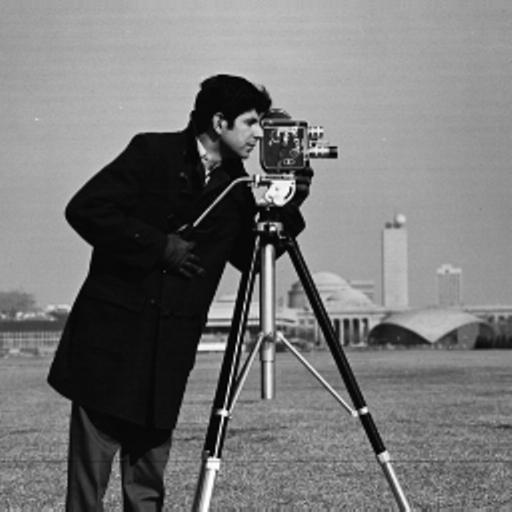
%> input picture lab8/matlab/cameraman.tif, 512 x 512 px
$ octave lab8_DIP.m   (GNU Octave 9; MATLAB toolbox functions it lacks are replaced by stand-ins)
%> lines starting %> are read from the running program, lines starting %| are printed output that depends on the picture
clear;
close all;

% 1) Read the image
figure (1);
I = double(imread('cameraman.tif'));
%> I: size 512x512 double; min 0, max 255, mean 118.3; mean of the top-left, top-right, bottom-left and bottom-right quarters 119.6, 153.4, 75.3, 125
subplot(1,2,1);
imagesc(I);
colormap(gray);
title('Original Image');

% 2) Resize the image
I_new = imresize(I, [30 30]);
subplot(1,2,2);
imagesc(I_new);
colormap(gray);
title('Rescaled Image');

% 3) Compute FFT of the rescaled image
I_new_fft2 = fft2(I_new);
figure (2);
subplot(2,2,1);
imagesc(abs(I_new_fft2));
colormap(gray);
title('Fourier Transform');

subplot(2,2,3);
imagesc(abs(I_new_fft2)^2);
colormap(gray);
title('Spectrum');

subplot(2,2,2);
imagesc(log(1 + abs(I_new_fft2)));
colormap(gray);
title('Fourier Transform (log)');

subplot(2,2,4);
imagesc(log(1 + abs(I_new_fft2)^2));
colormap(gray);
title('Spectrum (log)');
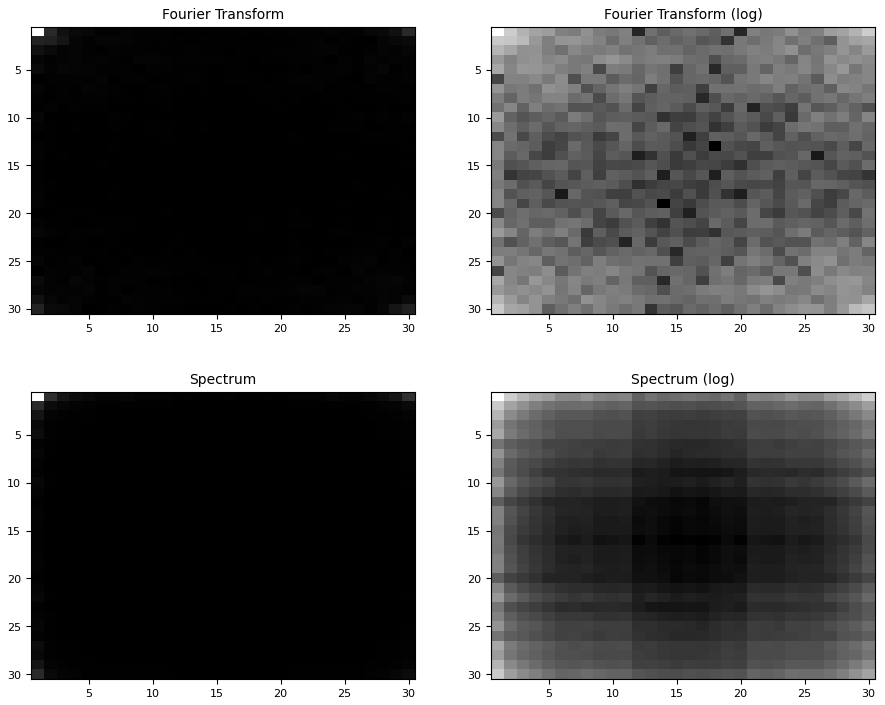
%> figure redrawn from the program's plot data, 4 panels

% 4) Compute FFT SHIFT of the rescaled image
I_new_fft2_shift = fftshift(I_new_fft2);
figure (3);
subplot(2,2,1);
imagesc(abs(I_new_fft2_shift));
colormap(gray);
title('Centered Fourier Transform');

I_new_fft2_shift = fftshift(I_new_fft2);
subplot(2,2,3);
imagesc(abs(I_new_fft2_shift)^2);
colormap(gray);
title('Centered Spectrum');

subplot(2,2,2);
imagesc(log(1 + abs(I_new_fft2_shift)));
colormap(gray);
title('Centered Fourier Transform (log)');

I_new_fft2_shift = fftshift(I_new_fft2);
subplot(2,2,4);
imagesc(log(1 + abs(I_new_fft2_shift)^2));
colormap(gray);
title('Centered Spectrum (log)');
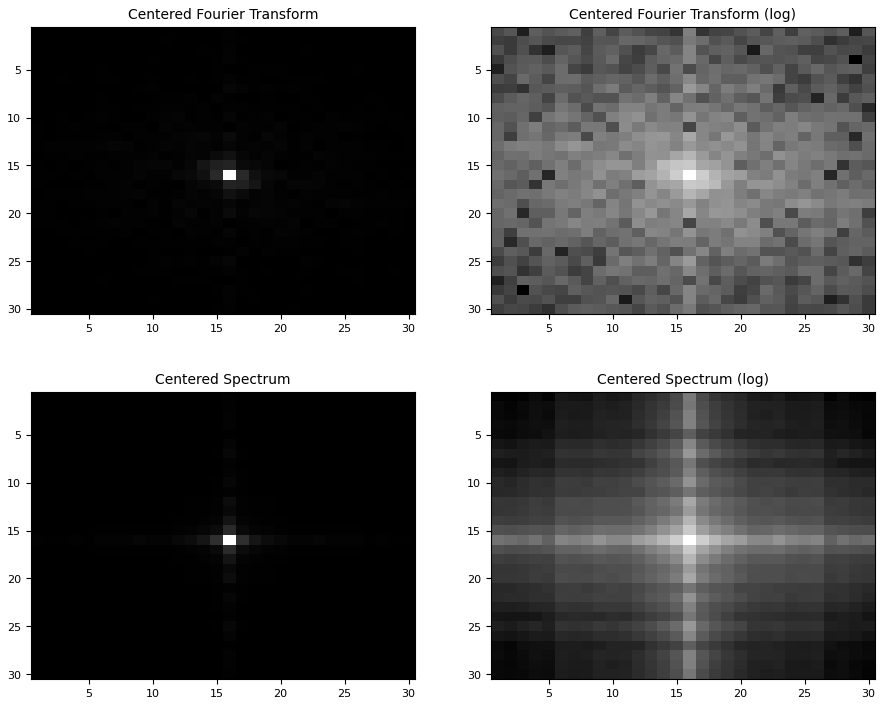
%> figure redrawn from the program's plot data, 4 panels

% 5) Construct and illustrate a 2D Gaussian Filter with sigma 0.8
sigma = 0.8;
[X,Y] = meshgrid(-4:4, -4:4);
G = 1/(2*pi*(sigma^2)) .* exp(-(X.^2 + Y.^2)/(2*sigma^2));
figure (4);
subplot(1,3,1);
mesh(X,Y,G);
title('Gaussian Filter');

% 6-7) Compute and illustrate the FFT and FFT SHIFT of the Gaussian filter
% in space and in frequency
G_fft2 = (fft2(G));
subplot(1,3,2);
mesh(X,Y,abs(G_fft2));
title('Gaussian Filter - Fourier Tranform');

G_fft2_shift = fftshift(G_fft2);
subplot(1,3,3);
mesh(X,Y,abs(G_fft2_shift));
title('Gaussian Filter - Centered Fourier Transform');
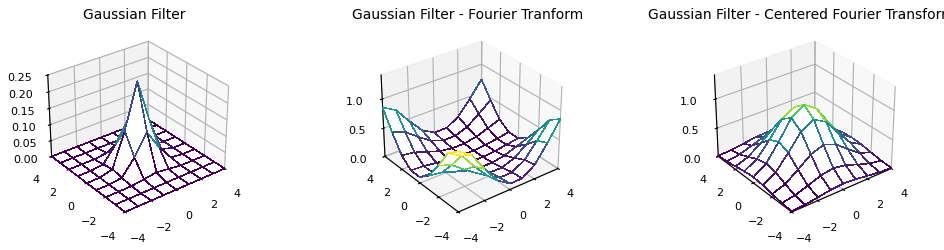
%> figure redrawn from the program's plot data, 3 panels

% 8) Compute the convolution of the rescaled image and the Gaussian filter
I_new_conv = conv2(I_new, G, 'same');
figure (5);
subplot(1,3,1);
imagesc(I_new_conv);
colormap(gray);
title('Convolution I_{new} * G');

% 9-10) Compute the product of FFT of the image and FFT of the Gaussian and
% then the inverse FFT to reconstruct the rescaled image
I_prod = fft2(I_new,38,38) .* fft2(G,38,38);
I_new_prod = ifft2(I_prod);
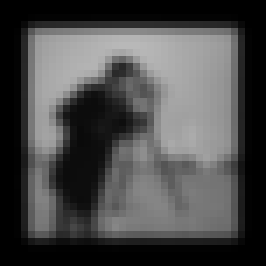
%> I_new_prod: size 38x38 double (shown 7 times larger); min 3.94e-10, max 184.8, mean 73.8
I_new_prod = imcrop(I_new_prod, [5 5 29 29]);
%> I_new_prod: size 30x30 double
subplot(1,3,2);
imagesc(I_new_prod);
colormap(gray);
title('Inverse Product I_{new} x G');

% Compute the toeplitz matrix and its product with the rescaled vectorized
% image. Then reshape the vector to matrix again and illustrate the result
I_new_row = size(I_new,1);
%> I_new_row = 30
I_new_col = size(I_new,2);
%> I_new_col = 30

G_row = size(G,1);
G_col = size(G,2);

I_out_row = I_new_row + G_row - 1;
%> I_out_row = 38
I_out_col = I_new_col + G_col - 1;
%> I_out_col = 38

G = padarray(G, I_out_row - G_row, 'pre');
G = padarray(G, [0 I_out_col - G_col], 'post');

toeplitz_matrices = zeros(I_out_col, I_out_col - G_col + 1, I_out_row);

%Compute all the toeplitz sub-matrices
for i=I_out_row:-1:1
    c = G(i,:);
    r = [c(1) zeros(1, I_out_col - G_col)];

    toeplitz_matrices(:,:,I_out_row - i + 1) = toeplitz(c,r);
end

% Concatenate all of them to calculate the first column
for j=1:size(toeplitz_matrices,3)
    if j == 1
        t_cat = toeplitz_matrices(:,:,1);
    else
        t_cat = cat(1, t_cat, toeplitz_matrices(:,:,j));
    end
end

% Calculate the other columns
for i=1:I_new_col-1
    t_cat(:,:,i+1) = circshift(t_cat(:,:,i),I_out_col,1);
end

% Concatenate all the columns
for i=1:size(t_cat,3)
    if i == 1
        toeplitz_matrix = t_cat(:,:,1);
    else
        toeplitz_matrix = cat(2, toeplitz_matrix, t_cat(:,:,i));
    end
end
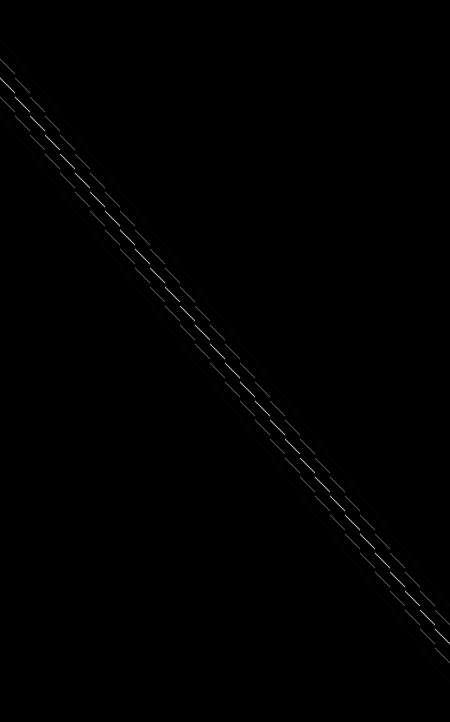
%> toeplitz_matrix: size 1444x900 double (shown at 1/2 size); min 0, max 0.249, mean 0.000693; drawn with min black and max white

% Vectorize from bottom-up the rescaled image
I_new = flip(I_new);
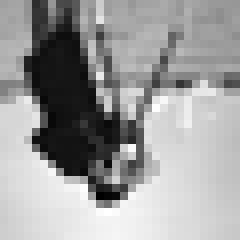
%> I_new: size 30x30 double (shown 8 times larger); min -3.41, max 193.8, mean 118.3; mean of the top-left, top-right, bottom-left and bottom-right quarters 75.1, 125.2, 119.6, 153.4; drawn with min black and max white
I_new_vect = zeros(1,I_new_row*I_new_col);
for i=1:I_new_row
    for j=1:I_new_col
        I_new_vect((i-1)*I_new_col + j) = I_new(i,j);
    end
end
%> after the loop, I_new_vect = 900 values, max 193.8 at index 794, min -3.41 at index 733, mean 118.3

% Compute the convolution and illustrate the results
I_toeplitz = toeplitz_matrix * I_new_vect.';
%> I_toeplitz = 1444 values, max 184.8 at index 1197, min 3.94e-10 at index 38, mean 73.75
I_new_toeplitz = reshape(I_toeplitz, I_out_col, I_out_row);
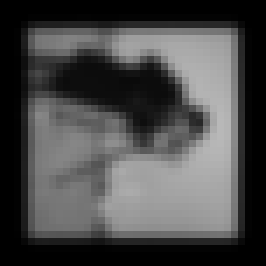
%> I_new_toeplitz: size 38x38 double (shown 7 times larger); min 3.94e-10, max 184.8, mean 73.8; mean of the top-left, top-right, bottom-left and bottom-right quarters 47.1, 74.8, 77.6, 95.5
I_new_toeplitz = flip(I_new_toeplitz.');
I_new_toeplitz = imcrop(I_new_toeplitz, [5 5 29 29]);
%> I_new_toeplitz: size 30x30 double
subplot(1,3,3);
imagesc(I_new_toeplitz);
colormap(gray);
title('Toeplitz Convolution T x I_{new}');

mse_1_2 = immse(I_new_conv,I_new_prod);
%> mse_1_2 = 2.45e-27
mse_1_3 = immse(I_new_conv,I_new_toeplitz);
%> mse_1_3 = 1.26e-27
mse_2_3 = immse(I_new_prod,I_new_toeplitz);
%> mse_2_3 = 2.6e-27
